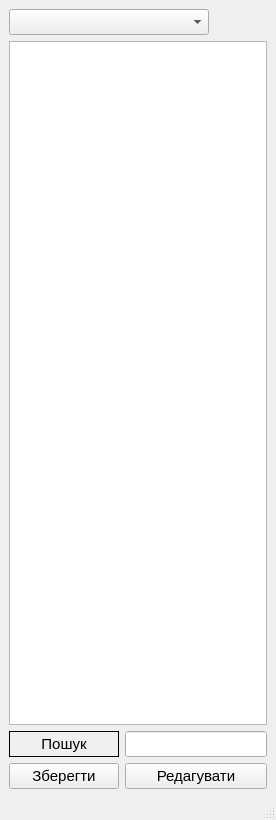
<?xml version="1.0" encoding="UTF-8"?>
<ui version="4.0">
 <class>Address_listsWindow</class>
 <widget class="QMainWindow" name="Address_listsWindow">
  <property name="geometry">
   <rect>
    <x>0</x>
    <y>0</y>
    <width>276</width>
    <height>820</height>
   </rect>
  </property>
  <property name="windowTitle">
   <string>MainWindow</string>
  </property>
  <widget class="QWidget" name="centralwidget">
   <layout class="QGridLayout" name="gridLayout">
    <item row="3" column="0">
     <widget class="QPushButton" name="saveButton_2">
      <property name="font">
       <font>
        <pointsize>11</pointsize>
       </font>
      </property>
      <property name="text">
       <string>Зберегти</string>
      </property>
     </widget>
    </item>
    <item row="0" column="0" colspan="2">
     <widget class="QComboBox" name="comboBox_change_table">
      <property name="maximumSize">
       <size>
        <width>200</width>
        <height>16777215</height>
       </size>
      </property>
      <property name="font">
       <font>
        <pointsize>11</pointsize>
       </font>
      </property>
     </widget>
    </item>
    <item row="3" column="1">
     <widget class="QPushButton" name="editButton">
      <property name="font">
       <font>
        <pointsize>11</pointsize>
       </font>
      </property>
      <property name="text">
       <string>Редагувати</string>
      </property>
     </widget>
    </item>
    <item row="1" column="0" colspan="2">
     <widget class="QTableWidget" name="tableWidget">
      <property name="font">
       <font>
        <pointsize>11</pointsize>
       </font>
      </property>
      <attribute name="horizontalHeaderStretchLastSection">
       <bool>true</bool>
      </attribute>
     </widget>
    </item>
    <item row="2" column="0">
     <widget class="QLabel" name="label">
      <property name="font">
       <font>
        <pointsize>11</pointsize>
       </font>
      </property>
      <property name="frameShape">
       <enum>QFrame::Box</enum>
      </property>
      <property name="text">
       <string>Пошук</string>
      </property>
      <property name="alignment">
       <set>Qt::AlignCenter</set>
      </property>
     </widget>
    </item>
    <item row="2" column="1">
     <widget class="QLineEdit" name="address_lookup">
      <property name="sizePolicy">
       <sizepolicy hsizetype="Fixed" vsizetype="Fixed">
        <horstretch>0</horstretch>
        <verstretch>0</verstretch>
       </sizepolicy>
      </property>
      <property name="font">
       <font>
        <pointsize>11</pointsize>
       </font>
      </property>
     </widget>
    </item>
   </layout>
  </widget>
  <widget class="QMenuBar" name="menubar">
   <property name="geometry">
    <rect>
     <x>0</x>
     <y>0</y>
     <width>276</width>
     <height>21</height>
    </rect>
   </property>
  </widget>
  <widget class="QStatusBar" name="statusbar"/>
 </widget>
 <resources/>
 <connections/>
</ui>
